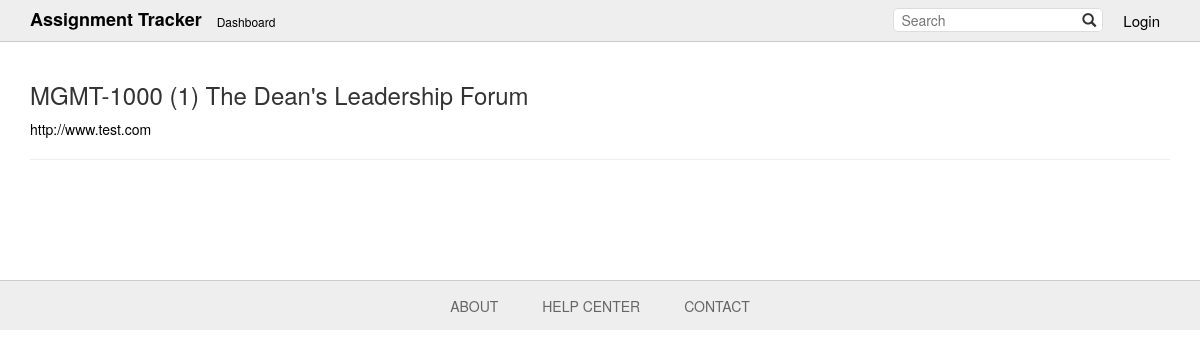
Screenshot of /detail/3/ with the database file from the repository.
### tables/models.py (models this page shows, shortened)
class Course(models.Model):
    users = models.ManyToManyField('auth.User')
    course = models.CharField(max_length=128)
    difficulty = models.IntegerField(default=1,
        validators=[MinValueValidator(1), MaxValueValidator(5)])
    url = models.URLField(max_length=512)

### tables/views.py (the view)
# urls.py: url(r'^detail/(?P<course_pk>[0-9]+)/$', views.detail, name='detail'),
def detail(request, course_pk):
    course = get_object_or_404(Course, pk=course_pk)
    return render(request, 'tables/detail.html', {'course': course})

### tables/templates/tables/detail.html (shortened to what this page needs)
{% extends 'tables/base.html' %}
{% block content %}
<h3>{{ course.course }}</h3>
<a href="{{ course.url }}">{{ course.url }}</a>
<hr />
{% endblock %}

### tables/static/css/style.css (style rules this page uses)
a { color: black; text-decoration: none; }

### rows the page displays
Course: course "MGMT-1000 (1) The Dean's Leadership Forum", url "http://www.test.com"
